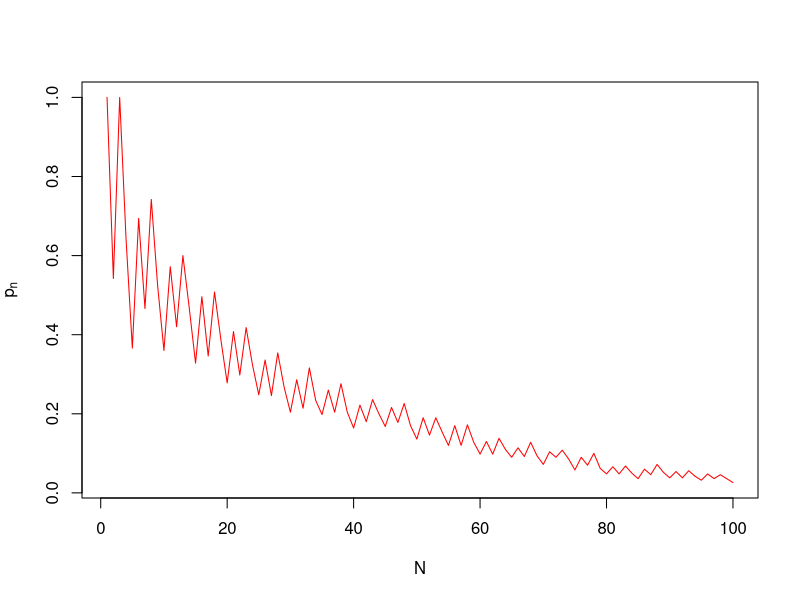
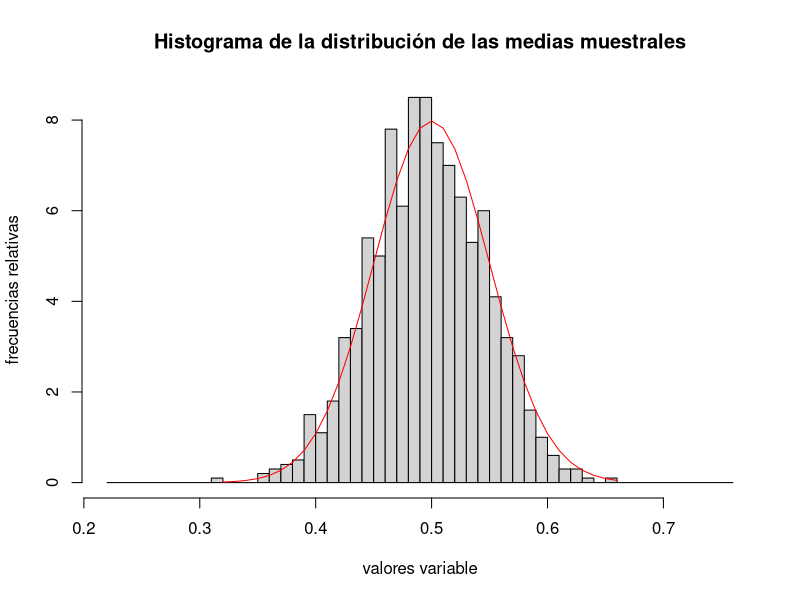

Recreate these plots in R, in order.
## ---- chunk 1
knitr::opts_chunk$set(echo = TRUE)
## ---- chunk 2
N=100
k=500
set.seed(2019) # fijamos la semila de aleatoriedad para que a todos nos dé lo mismo
valores.experimento=matrix(sample(c(0,1),N*k,replace=TRUE),k,N)

calculo.xnbarra = function(x){
  return(cumsum(x)/(1:length(x)))
}

matriz.medias.muestrales = t(apply(valores.experimento,1,calculo.xnbarra))

epsilon=0.1
probabilidades.pn= colSums(abs(matriz.medias.muestrales-0.5) > epsilon)/k

plot(1:N,probabilidades.pn,type="l",xlab=expression(N),ylab=expression(p[n]),col="red")
## ---- chunk 3
n = 100
p = 1/2
sigma = p*(1-p)

set.seed(2019)

muestra.binomial = rbinom(1000,n,p)
muestra.xnbarra = muestra.binomial/n

hist(muestra.xnbarra,freq=FALSE,
     breaks=seq(from=min(muestra.xnbarra)-0.1,to=max(muestra.xnbarra)+0.1,by=0.01),
     main="Histograma de la distribución de las medias muestrales",
     xlab="valores variable",
     ylab="frecuencias relativas")

mu = p
sigma.xnbarra = sqrt(p*(1-p)/n)
x = seq(from=min(muestra.xnbarra),to=max(muestra.xnbarra),by=0.01)

lines(x,dnorm(x,mu,sigma.xnbarra),col='red')
